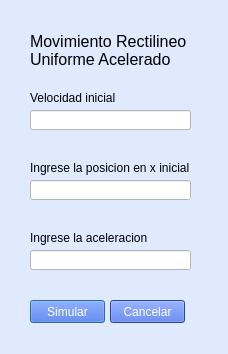
<?xml version="1.0" encoding="UTF-8"?>
<ui version="4.0">
 <class>DialogMura</class>
 <widget class="QDialog" name="DialogMura">
  <property name="geometry">
   <rect>
    <x>0</x>
    <y>0</y>
    <width>228</width>
    <height>354</height>
   </rect>
  </property>
  <property name="windowTitle">
   <string>MURA</string>
  </property>
  <property name="styleSheet">
   <string notr="true">background-color: #DFEAFF;</string>
  </property>
  <widget class="QLineEdit" name="inptVelocidadInicial">
   <property name="geometry">
    <rect>
     <x>30</x>
     <y>110</y>
     <width>161</width>
     <height>20</height>
    </rect>
   </property>
   <property name="styleSheet">
    <string notr="true">background-color: white;</string>
   </property>
  </widget>
  <widget class="QLabel" name="lblErrorVelocidadInicial">
   <property name="geometry">
    <rect>
     <x>30</x>
     <y>130</y>
     <width>131</width>
     <height>16</height>
    </rect>
   </property>
   <property name="text">
    <string/>
   </property>
  </widget>
  <widget class="QLabel" name="label_3">
   <property name="geometry">
    <rect>
     <x>30</x>
     <y>30</y>
     <width>161</width>
     <height>41</height>
    </rect>
   </property>
   <property name="font">
    <font>
     <pointsize>12</pointsize>
    </font>
   </property>
   <property name="text">
    <string>Movimiento Rectilineo Uniforme Acelerado</string>
   </property>
   <property name="scaledContents">
    <bool>false</bool>
   </property>
   <property name="wordWrap">
    <bool>true</bool>
   </property>
  </widget>
  <widget class="QLabel" name="label">
   <property name="geometry">
    <rect>
     <x>30</x>
     <y>90</y>
     <width>111</width>
     <height>16</height>
    </rect>
   </property>
   <property name="text">
    <string>Velocidad inicial</string>
   </property>
  </widget>
  <widget class="QLineEdit" name="inptPosicionX">
   <property name="geometry">
    <rect>
     <x>30</x>
     <y>180</y>
     <width>161</width>
     <height>20</height>
    </rect>
   </property>
   <property name="styleSheet">
    <string notr="true">background-color: white;</string>
   </property>
  </widget>
  <widget class="QLabel" name="label_4">
   <property name="geometry">
    <rect>
     <x>30</x>
     <y>160</y>
     <width>161</width>
     <height>16</height>
    </rect>
   </property>
   <property name="text">
    <string>Ingrese la posicion en x inicial</string>
   </property>
  </widget>
  <widget class="QLabel" name="lblPosicionX">
   <property name="geometry">
    <rect>
     <x>30</x>
     <y>200</y>
     <width>131</width>
     <height>16</height>
    </rect>
   </property>
   <property name="text">
    <string/>
   </property>
  </widget>
  <widget class="QLineEdit" name="inptAceleracion">
   <property name="geometry">
    <rect>
     <x>30</x>
     <y>250</y>
     <width>161</width>
     <height>20</height>
    </rect>
   </property>
   <property name="styleSheet">
    <string notr="true">background-color: white;</string>
   </property>
  </widget>
  <widget class="QLabel" name="label_5">
   <property name="geometry">
    <rect>
     <x>30</x>
     <y>230</y>
     <width>161</width>
     <height>16</height>
    </rect>
   </property>
   <property name="text">
    <string>Ingrese la aceleracion</string>
   </property>
  </widget>
  <widget class="QLabel" name="lblAceleracion">
   <property name="geometry">
    <rect>
     <x>30</x>
     <y>270</y>
     <width>131</width>
     <height>16</height>
    </rect>
   </property>
   <property name="text">
    <string/>
   </property>
  </widget>
  <widget class="QPushButton" name="btnSimular">
   <property name="geometry">
    <rect>
     <x>30</x>
     <y>300</y>
     <width>75</width>
     <height>23</height>
    </rect>
   </property>
   <property name="styleSheet">
    <string notr="true">background-color: #3D63DD;
color: white;</string>
   </property>
   <property name="text">
    <string>Simular</string>
   </property>
  </widget>
  <widget class="QPushButton" name="btnCancelar">
   <property name="geometry">
    <rect>
     <x>110</x>
     <y>300</y>
     <width>75</width>
     <height>23</height>
    </rect>
   </property>
   <property name="styleSheet">
    <string notr="true">background-color: #3D63DD;
color: white;</string>
   </property>
   <property name="text">
    <string>Cancelar</string>
   </property>
  </widget>
 </widget>
 <resources/>
 <connections/>
</ui>
